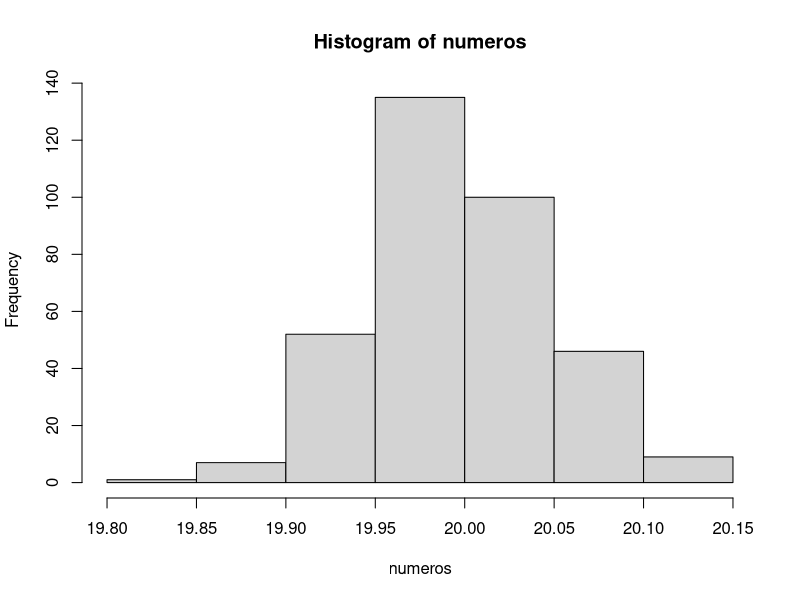

Generate this figure with R:
## ---- chunk 1
rep("hola", 3)
rep(c(2,3,4), 4)

repeticiones <- rep(c(5,6,7,6,8), 10)
repeticiones

n <- length(repeticiones)
n

## ---- chunk 2
seq(2, 100, 5)

secuencia <- seq(18, 60, 3)
secuencia

## ---- chunk 3
datos <- c(repeticiones, secuencia)
datos <- unique(datos)
datos

## ---- chunk 4
set.seed(2021)  # Semilla


m1 <- sample(x = datos, size = 10, replace = FALSE)
m1

m2 <- sample(x = datos, size = 10, replace = TRUE)
m2

m3 <- sample(datos, 10)
m3

m4 <- sample(datos, 10)
m4

m5 <- sample(datos, 10)
m5



mean(m1)
mean(m2)
mean(m3)
mean(m5)
mean(m5)
## ---- chunk 5
media.pob <- mean(datos)

media.muestras <- mean(c(mean(m1), mean(m2), mean(m3), mean(m4), mean(m5)))


media.pob
media.muestras
## ---- chunk 6
numeros <- rnorm(n = 350, mean = 20, sd = 0.05)
numeros

## ---- chunk 7
hist(numeros)
density(numeros)

## ---- chunk 8
nombres <- c("Juan", "Carlos", "Lucy", "Luis", "Arnoldo")

personas <- sample(x = nombres, size = 100, replace = TRUE)

personas

## ---- chunk 9
table(personas)
## ---- chunk 10
dado <- c(1,2,3,4,6)
# tirar.dado <- sample(x = dado, 1, prob = c(0.10, 0.10, 0.20, .05, 0.30, 0.25))
# tirar.dado

## ---- chunk 11


